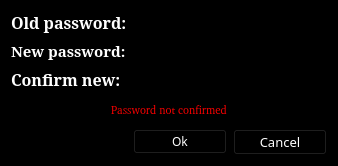
<?xml version="1.0" encoding="UTF-8"?>
<ui version="4.0">
 <class>ChangePasswordDialog</class>
 <widget class="QDialog" name="ChangePasswordDialog">
  <property name="enabled">
   <bool>true</bool>
  </property>
  <property name="geometry">
   <rect>
    <x>0</x>
    <y>0</y>
    <width>338</width>
    <height>166</height>
   </rect>
  </property>
  <property name="sizePolicy">
   <sizepolicy hsizetype="Fixed" vsizetype="Fixed">
    <horstretch>0</horstretch>
    <verstretch>0</verstretch>
   </sizepolicy>
  </property>
  <property name="minimumSize">
   <size>
    <width>338</width>
    <height>0</height>
   </size>
  </property>
  <property name="maximumSize">
   <size>
    <width>338</width>
    <height>16777215</height>
   </size>
  </property>
  <property name="palette">
   <palette>
    <active>
     <colorrole role="WindowText">
      <brush brushstyle="SolidPattern">
       <color alpha="255">
        <red>255</red>
        <green>255</green>
        <blue>255</blue>
       </color>
      </brush>
     </colorrole>
     <colorrole role="Button">
      <brush brushstyle="SolidPattern">
       <color alpha="255">
        <red>0</red>
        <green>0</green>
        <blue>0</blue>
       </color>
      </brush>
     </colorrole>
     <colorrole role="Light">
      <brush brushstyle="SolidPattern">
       <color alpha="255">
        <red>4</red>
        <green>4</green>
        <blue>3</blue>
       </color>
      </brush>
     </colorrole>
     <colorrole role="Midlight">
      <brush brushstyle="SolidPattern">
       <color alpha="255">
        <red>3</red>
        <green>3</green>
        <blue>2</blue>
       </color>
      </brush>
     </colorrole>
     <colorrole role="Dark">
      <brush brushstyle="SolidPattern">
       <color alpha="255">
        <red>1</red>
        <green>1</green>
        <blue>1</blue>
       </color>
      </brush>
     </colorrole>
     <colorrole role="Mid">
      <brush brushstyle="SolidPattern">
       <color alpha="255">
        <red>2</red>
        <green>2</green>
        <blue>1</blue>
       </color>
      </brush>
     </colorrole>
     <colorrole role="Text">
      <brush brushstyle="SolidPattern">
       <color alpha="255">
        <red>255</red>
        <green>255</green>
        <blue>255</blue>
       </color>
      </brush>
     </colorrole>
     <colorrole role="BrightText">
      <brush brushstyle="SolidPattern">
       <color alpha="255">
        <red>255</red>
        <green>255</green>
        <blue>255</blue>
       </color>
      </brush>
     </colorrole>
     <colorrole role="ButtonText">
      <brush brushstyle="SolidPattern">
       <color alpha="255">
        <red>255</red>
        <green>255</green>
        <blue>255</blue>
       </color>
      </brush>
     </colorrole>
     <colorrole role="Base">
      <brush brushstyle="SolidPattern">
       <color alpha="255">
        <red>0</red>
        <green>0</green>
        <blue>0</blue>
       </color>
      </brush>
     </colorrole>
     <colorrole role="Window">
      <brush brushstyle="SolidPattern">
       <color alpha="255">
        <red>0</red>
        <green>0</green>
        <blue>0</blue>
       </color>
      </brush>
     </colorrole>
     <colorrole role="Shadow">
      <brush brushstyle="SolidPattern">
       <color alpha="255">
        <red>0</red>
        <green>0</green>
        <blue>0</blue>
       </color>
      </brush>
     </colorrole>
     <colorrole role="AlternateBase">
      <brush brushstyle="SolidPattern">
       <color alpha="255">
        <red>1</red>
        <green>1</green>
        <blue>1</blue>
       </color>
      </brush>
     </colorrole>
     <colorrole role="ToolTipBase">
      <brush brushstyle="SolidPattern">
       <color alpha="255">
        <red>255</red>
        <green>255</green>
        <blue>220</blue>
       </color>
      </brush>
     </colorrole>
     <colorrole role="ToolTipText">
      <brush brushstyle="SolidPattern">
       <color alpha="255">
        <red>0</red>
        <green>0</green>
        <blue>0</blue>
       </color>
      </brush>
     </colorrole>
    </active>
    <inactive>
     <colorrole role="WindowText">
      <brush brushstyle="SolidPattern">
       <color alpha="255">
        <red>255</red>
        <green>255</green>
        <blue>255</blue>
       </color>
      </brush>
     </colorrole>
     <colorrole role="Button">
      <brush brushstyle="SolidPattern">
       <color alpha="255">
        <red>0</red>
        <green>0</green>
        <blue>0</blue>
       </color>
      </brush>
     </colorrole>
     <colorrole role="Light">
      <brush brushstyle="SolidPattern">
       <color alpha="255">
        <red>4</red>
        <green>4</green>
        <blue>3</blue>
       </color>
      </brush>
     </colorrole>
     <colorrole role="Midlight">
      <brush brushstyle="SolidPattern">
       <color alpha="255">
        <red>3</red>
        <green>3</green>
        <blue>2</blue>
       </color>
      </brush>
     </colorrole>
     <colorrole role="Dark">
      <brush brushstyle="SolidPattern">
       <color alpha="255">
        <red>1</red>
        <green>1</green>
        <blue>1</blue>
       </color>
      </brush>
     </colorrole>
     <colorrole role="Mid">
      <brush brushstyle="SolidPattern">
       <color alpha="255">
        <red>2</red>
        <green>2</green>
        <blue>1</blue>
       </color>
      </brush>
     </colorrole>
     <colorrole role="Text">
      <brush brushstyle="SolidPattern">
       <color alpha="255">
        <red>255</red>
        <green>255</green>
        <blue>255</blue>
       </color>
      </brush>
     </colorrole>
     <colorrole role="BrightText">
      <brush brushstyle="SolidPattern">
       <color alpha="255">
        <red>255</red>
        <green>255</green>
        <blue>255</blue>
       </color>
      </brush>
     </colorrole>
     <colorrole role="ButtonText">
      <brush brushstyle="SolidPattern">
       <color alpha="255">
        <red>255</red>
        <green>255</green>
        <blue>255</blue>
       </color>
      </brush>
     </colorrole>
     <colorrole role="Base">
      <brush brushstyle="SolidPattern">
       <color alpha="255">
        <red>0</red>
        <green>0</green>
        <blue>0</blue>
       </color>
      </brush>
     </colorrole>
     <colorrole role="Window">
      <brush brushstyle="SolidPattern">
       <color alpha="255">
        <red>0</red>
        <green>0</green>
        <blue>0</blue>
       </color>
      </brush>
     </colorrole>
     <colorrole role="Shadow">
      <brush brushstyle="SolidPattern">
       <color alpha="255">
        <red>0</red>
        <green>0</green>
        <blue>0</blue>
       </color>
      </brush>
     </colorrole>
     <colorrole role="AlternateBase">
      <brush brushstyle="SolidPattern">
       <color alpha="255">
        <red>1</red>
        <green>1</green>
        <blue>1</blue>
       </color>
      </brush>
     </colorrole>
     <colorrole role="ToolTipBase">
      <brush brushstyle="SolidPattern">
       <color alpha="255">
        <red>255</red>
        <green>255</green>
        <blue>220</blue>
       </color>
      </brush>
     </colorrole>
     <colorrole role="ToolTipText">
      <brush brushstyle="SolidPattern">
       <color alpha="255">
        <red>0</red>
        <green>0</green>
        <blue>0</blue>
       </color>
      </brush>
     </colorrole>
    </inactive>
    <disabled>
     <colorrole role="WindowText">
      <brush brushstyle="SolidPattern">
       <color alpha="255">
        <red>1</red>
        <green>1</green>
        <blue>1</blue>
       </color>
      </brush>
     </colorrole>
     <colorrole role="Button">
      <brush brushstyle="SolidPattern">
       <color alpha="255">
        <red>0</red>
        <green>0</green>
        <blue>0</blue>
       </color>
      </brush>
     </colorrole>
     <colorrole role="Light">
      <brush brushstyle="SolidPattern">
       <color alpha="255">
        <red>4</red>
        <green>4</green>
        <blue>3</blue>
       </color>
      </brush>
     </colorrole>
     <colorrole role="Midlight">
      <brush brushstyle="SolidPattern">
       <color alpha="255">
        <red>3</red>
        <green>3</green>
        <blue>2</blue>
       </color>
      </brush>
     </colorrole>
     <colorrole role="Dark">
      <brush brushstyle="SolidPattern">
       <color alpha="255">
        <red>1</red>
        <green>1</green>
        <blue>1</blue>
       </color>
      </brush>
     </colorrole>
     <colorrole role="Mid">
      <brush brushstyle="SolidPattern">
       <color alpha="255">
        <red>2</red>
        <green>2</green>
        <blue>1</blue>
       </color>
      </brush>
     </colorrole>
     <colorrole role="Text">
      <brush brushstyle="SolidPattern">
       <color alpha="255">
        <red>1</red>
        <green>1</green>
        <blue>1</blue>
       </color>
      </brush>
     </colorrole>
     <colorrole role="BrightText">
      <brush brushstyle="SolidPattern">
       <color alpha="255">
        <red>255</red>
        <green>255</green>
        <blue>255</blue>
       </color>
      </brush>
     </colorrole>
     <colorrole role="ButtonText">
      <brush brushstyle="SolidPattern">
       <color alpha="255">
        <red>1</red>
        <green>1</green>
        <blue>1</blue>
       </color>
      </brush>
     </colorrole>
     <colorrole role="Base">
      <brush brushstyle="SolidPattern">
       <color alpha="255">
        <red>0</red>
        <green>0</green>
        <blue>0</blue>
       </color>
      </brush>
     </colorrole>
     <colorrole role="Window">
      <brush brushstyle="SolidPattern">
       <color alpha="255">
        <red>0</red>
        <green>0</green>
        <blue>0</blue>
       </color>
      </brush>
     </colorrole>
     <colorrole role="Shadow">
      <brush brushstyle="SolidPattern">
       <color alpha="255">
        <red>0</red>
        <green>0</green>
        <blue>0</blue>
       </color>
      </brush>
     </colorrole>
     <colorrole role="AlternateBase">
      <brush brushstyle="SolidPattern">
       <color alpha="255">
        <red>3</red>
        <green>3</green>
        <blue>2</blue>
       </color>
      </brush>
     </colorrole>
     <colorrole role="ToolTipBase">
      <brush brushstyle="SolidPattern">
       <color alpha="255">
        <red>255</red>
        <green>255</green>
        <blue>220</blue>
       </color>
      </brush>
     </colorrole>
     <colorrole role="ToolTipText">
      <brush brushstyle="SolidPattern">
       <color alpha="255">
        <red>0</red>
        <green>0</green>
        <blue>0</blue>
       </color>
      </brush>
     </colorrole>
    </disabled>
   </palette>
  </property>
  <property name="windowTitle">
   <string>Change password</string>
  </property>
  <property name="styleSheet">
   <string notr="true">background-color: rgb(0, 0, 0);</string>
  </property>
  <layout class="QGridLayout" name="gridLayout">
   <item row="4" column="1">
    <widget class="QPushButton" name="m_okButton">
     <property name="enabled">
      <bool>false</bool>
     </property>
     <property name="font">
      <font>
       <family>Game of Thrones</family>
      </font>
     </property>
     <property name="styleSheet">
      <string notr="true">color: rgb(255, 255, 255);</string>
     </property>
     <property name="text">
      <string>Ok</string>
     </property>
     <property name="default">
      <bool>true</bool>
     </property>
    </widget>
   </item>
   <item row="2" column="1" colspan="2">
    <widget class="QLineEdit" name="m_newPasswordConfirmationEdit">
     <property name="echoMode">
      <enum>QLineEdit::Password</enum>
     </property>
    </widget>
   </item>
   <item row="0" column="0">
    <widget class="QLabel" name="label_3">
     <property name="font">
      <font>
       <family>NanumMyeongjo</family>
       <pointsize>12</pointsize>
       <weight>75</weight>
       <bold>true</bold>
       <underline>false</underline>
      </font>
     </property>
     <property name="styleSheet">
      <string notr="true">color: rgb(255, 255, 255);</string>
     </property>
     <property name="text">
      <string>Old password:</string>
     </property>
    </widget>
   </item>
   <item row="0" column="1" colspan="2">
    <widget class="QLineEdit" name="m_oldPasswordEdit">
     <property name="styleSheet">
      <string notr="true"/>
     </property>
     <property name="echoMode">
      <enum>QLineEdit::Password</enum>
     </property>
    </widget>
   </item>
   <item row="4" column="2">
    <widget class="QPushButton" name="m_cancelButton">
     <property name="font">
      <font>
       <family>Game of Thrones</family>
       <pointsize>10</pointsize>
      </font>
     </property>
     <property name="styleSheet">
      <string notr="true">color: rgb(255, 255, 255);</string>
     </property>
     <property name="text">
      <string>Cancel</string>
     </property>
    </widget>
   </item>
   <item row="1" column="0">
    <widget class="QLabel" name="label">
     <property name="sizePolicy">
      <sizepolicy hsizetype="Maximum" vsizetype="Preferred">
       <horstretch>0</horstretch>
       <verstretch>0</verstretch>
      </sizepolicy>
     </property>
     <property name="font">
      <font>
       <family>NanumMyeongjo</family>
       <pointsize>11</pointsize>
       <weight>75</weight>
       <bold>true</bold>
       <underline>false</underline>
      </font>
     </property>
     <property name="styleSheet">
      <string notr="true">
color: rgb(255, 255, 255);</string>
     </property>
     <property name="text">
      <string>New password:</string>
     </property>
    </widget>
   </item>
   <item row="1" column="1" colspan="2">
    <widget class="QLineEdit" name="m_newPasswordEdit">
     <property name="sizePolicy">
      <sizepolicy hsizetype="Expanding" vsizetype="Fixed">
       <horstretch>0</horstretch>
       <verstretch>0</verstretch>
      </sizepolicy>
     </property>
     <property name="echoMode">
      <enum>QLineEdit::Password</enum>
     </property>
    </widget>
   </item>
   <item row="2" column="0">
    <widget class="QLabel" name="label_2">
     <property name="sizePolicy">
      <sizepolicy hsizetype="Maximum" vsizetype="Preferred">
       <horstretch>0</horstretch>
       <verstretch>0</verstretch>
      </sizepolicy>
     </property>
     <property name="font">
      <font>
       <family>NanumMyeongjo</family>
       <pointsize>12</pointsize>
       <weight>75</weight>
       <bold>true</bold>
      </font>
     </property>
     <property name="styleSheet">
      <string notr="true">color: rgb(255, 255, 255);</string>
     </property>
     <property name="text">
      <string>Confirm new:</string>
     </property>
    </widget>
   </item>
   <item row="3" column="0" colspan="3">
    <widget class="QLabel" name="m_errorLabel">
     <property name="palette">
      <palette>
       <active>
        <colorrole role="WindowText">
         <brush brushstyle="SolidPattern">
          <color alpha="255">
           <red>255</red>
           <green>0</green>
           <blue>0</blue>
          </color>
         </brush>
        </colorrole>
        <colorrole role="Button">
         <brush brushstyle="SolidPattern">
          <color alpha="255">
           <red>0</red>
           <green>0</green>
           <blue>0</blue>
          </color>
         </brush>
        </colorrole>
        <colorrole role="Text">
         <brush brushstyle="SolidPattern">
          <color alpha="255">
           <red>255</red>
           <green>0</green>
           <blue>0</blue>
          </color>
         </brush>
        </colorrole>
        <colorrole role="ButtonText">
         <brush brushstyle="SolidPattern">
          <color alpha="255">
           <red>255</red>
           <green>0</green>
           <blue>0</blue>
          </color>
         </brush>
        </colorrole>
        <colorrole role="Base">
         <brush brushstyle="SolidPattern">
          <color alpha="255">
           <red>0</red>
           <green>0</green>
           <blue>0</blue>
          </color>
         </brush>
        </colorrole>
        <colorrole role="Window">
         <brush brushstyle="SolidPattern">
          <color alpha="255">
           <red>0</red>
           <green>0</green>
           <blue>0</blue>
          </color>
         </brush>
        </colorrole>
       </active>
       <inactive>
        <colorrole role="WindowText">
         <brush brushstyle="SolidPattern">
          <color alpha="255">
           <red>255</red>
           <green>0</green>
           <blue>0</blue>
          </color>
         </brush>
        </colorrole>
        <colorrole role="Button">
         <brush brushstyle="SolidPattern">
          <color alpha="255">
           <red>0</red>
           <green>0</green>
           <blue>0</blue>
          </color>
         </brush>
        </colorrole>
        <colorrole role="Text">
         <brush brushstyle="SolidPattern">
          <color alpha="255">
           <red>255</red>
           <green>0</green>
           <blue>0</blue>
          </color>
         </brush>
        </colorrole>
        <colorrole role="ButtonText">
         <brush brushstyle="SolidPattern">
          <color alpha="255">
           <red>255</red>
           <green>0</green>
           <blue>0</blue>
          </color>
         </brush>
        </colorrole>
        <colorrole role="Base">
         <brush brushstyle="SolidPattern">
          <color alpha="255">
           <red>0</red>
           <green>0</green>
           <blue>0</blue>
          </color>
         </brush>
        </colorrole>
        <colorrole role="Window">
         <brush brushstyle="SolidPattern">
          <color alpha="255">
           <red>0</red>
           <green>0</green>
           <blue>0</blue>
          </color>
         </brush>
        </colorrole>
       </inactive>
       <disabled>
        <colorrole role="WindowText">
         <brush brushstyle="SolidPattern">
          <color alpha="255">
           <red>255</red>
           <green>0</green>
           <blue>0</blue>
          </color>
         </brush>
        </colorrole>
        <colorrole role="Button">
         <brush brushstyle="SolidPattern">
          <color alpha="255">
           <red>0</red>
           <green>0</green>
           <blue>0</blue>
          </color>
         </brush>
        </colorrole>
        <colorrole role="Text">
         <brush brushstyle="SolidPattern">
          <color alpha="255">
           <red>255</red>
           <green>0</green>
           <blue>0</blue>
          </color>
         </brush>
        </colorrole>
        <colorrole role="ButtonText">
         <brush brushstyle="SolidPattern">
          <color alpha="255">
           <red>255</red>
           <green>0</green>
           <blue>0</blue>
          </color>
         </brush>
        </colorrole>
        <colorrole role="Base">
         <brush brushstyle="SolidPattern">
          <color alpha="255">
           <red>0</red>
           <green>0</green>
           <blue>0</blue>
          </color>
         </brush>
        </colorrole>
        <colorrole role="Window">
         <brush brushstyle="SolidPattern">
          <color alpha="255">
           <red>0</red>
           <green>0</green>
           <blue>0</blue>
          </color>
         </brush>
        </colorrole>
       </disabled>
      </palette>
     </property>
     <property name="font">
      <font>
       <family>Bitstream Charter</family>
       <pointsize>-1</pointsize>
       <weight>50</weight>
       <italic>false</italic>
       <bold>false</bold>
      </font>
     </property>
     <property name="styleSheet">
      <string notr="true">color: #ff0000; font: 11px;</string>
     </property>
     <property name="text">
      <string>Password not confirmed</string>
     </property>
     <property name="alignment">
      <set>Qt::AlignCenter</set>
     </property>
    </widget>
   </item>
  </layout>
 </widget>
 <tabstops>
  <tabstop>m_oldPasswordEdit</tabstop>
  <tabstop>m_newPasswordEdit</tabstop>
  <tabstop>m_newPasswordConfirmationEdit</tabstop>
  <tabstop>m_okButton</tabstop>
  <tabstop>m_cancelButton</tabstop>
 </tabstops>
 <resources/>
 <connections>
  <connection>
   <sender>m_newPasswordEdit</sender>
   <signal>textChanged(QString)</signal>
   <receiver>ChangePasswordDialog</receiver>
   <slot>checkPassword(QString)</slot>
   <hints>
    <hint type="sourcelabel">
     <x>223</x>
     <y>64</y>
    </hint>
    <hint type="destinationlabel">
     <x>168</x>
     <y>82</y>
    </hint>
   </hints>
  </connection>
  <connection>
   <sender>m_newPasswordConfirmationEdit</sender>
   <signal>textChanged(QString)</signal>
   <receiver>ChangePasswordDialog</receiver>
   <slot>checkPassword(QString)</slot>
   <hints>
    <hint type="sourcelabel">
     <x>223</x>
     <y>103</y>
    </hint>
    <hint type="destinationlabel">
     <x>168</x>
     <y>82</y>
    </hint>
   </hints>
  </connection>
  <connection>
   <sender>m_okButton</sender>
   <signal>clicked()</signal>
   <receiver>ChangePasswordDialog</receiver>
   <slot>accept()</slot>
   <hints>
    <hint type="sourcelabel">
     <x>169</x>
     <y>141</y>
    </hint>
    <hint type="destinationlabel">
     <x>168</x>
     <y>82</y>
    </hint>
   </hints>
  </connection>
  <connection>
   <sender>m_cancelButton</sender>
   <signal>clicked()</signal>
   <receiver>ChangePasswordDialog</receiver>
   <slot>reject()</slot>
   <hints>
    <hint type="sourcelabel">
     <x>277</x>
     <y>141</y>
    </hint>
    <hint type="destinationlabel">
     <x>168</x>
     <y>82</y>
    </hint>
   </hints>
  </connection>
 </connections>
 <slots>
  <slot>checkPassword(QString)</slot>
 </slots>
</ui>
